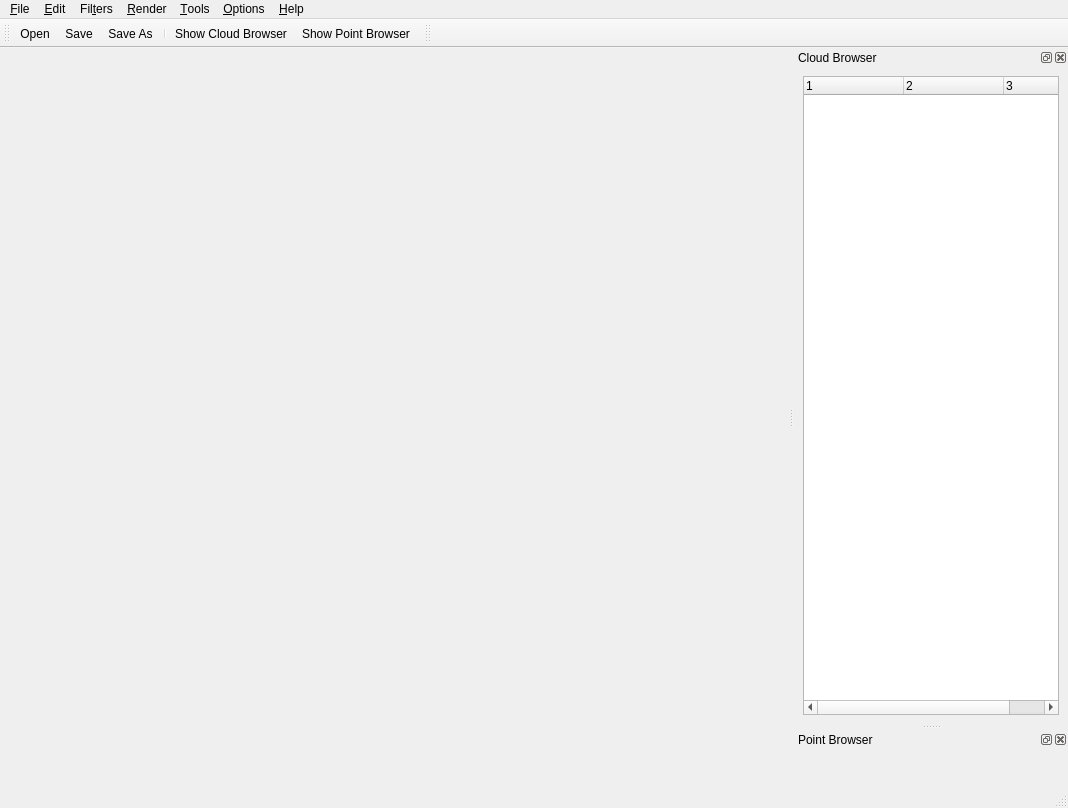
<?xml version="1.0" encoding="UTF-8"?>
<ui version="4.0">
 <class>MainWindow</class>
 <widget class="QMainWindow" name="MainWindow">
  <property name="geometry">
   <rect>
    <x>0</x>
    <y>0</y>
    <width>1068</width>
    <height>808</height>
   </rect>
  </property>
  <property name="windowTitle">
   <string>Registar</string>
  </property>
  <property name="windowIcon">
   <iconset resource="../res/Registar.qrc">
    <normaloff>:/images/bunny.png</normaloff>:/images/bunny.png</iconset>
  </property>
  <widget class="QWidget" name="centralwidget"/>
  <widget class="QMenuBar" name="menubar">
   <property name="geometry">
    <rect>
     <x>0</x>
     <y>0</y>
     <width>1068</width>
     <height>25</height>
    </rect>
   </property>
   <widget class="QMenu" name="fileMenu">
    <property name="title">
     <string>&amp;File</string>
    </property>
    <addaction name="openAction"/>
    <addaction name="saveAction"/>
    <addaction name="saveAsAction"/>
    <addaction name="separator"/>
    <addaction name="exitAction"/>
   </widget>
   <widget class="QMenu" name="editMenu">
    <property name="title">
     <string>&amp;Edit</string>
    </property>
   </widget>
   <widget class="QMenu" name="toolsMenu">
    <property name="title">
     <string>&amp;Tools</string>
    </property>
    <widget class="QMenu" name="globalRegistrationMenu">
     <property name="title">
      <string>Global Registration</string>
     </property>
     <addaction name="diagramAction"/>
     <addaction name="globalRegistrationAction"/>
     <addaction name="tang2014Action"/>
     <addaction name="actionELCH"/>
     <addaction name="actionLiu2014"/>
     <addaction name="actionPulli1999"/>
    </widget>
    <addaction name="pairwiseRegistrationAction"/>
    <addaction name="batchPairwiseRegistrationAction"/>
    <addaction name="globalRegistrationMenu"/>
    <addaction name="confirmRegistrationAction"/>
    <addaction name="forceRigidRegistrationAction"/>
    <addaction name="applyTransformationAction"/>
    <addaction name="depthCameraAction"/>
    <addaction name="virtualScanAction"/>
   </widget>
   <widget class="QMenu" name="optionsMenu">
    <property name="title">
     <string>&amp;Options</string>
    </property>
   </widget>
   <widget class="QMenu" name="helpMenu">
    <property name="title">
     <string>&amp;Help</string>
    </property>
    <addaction name="aboutAction"/>
    <addaction name="aboutQtAction"/>
   </widget>
   <widget class="QMenu" name="menuFilters">
    <property name="title">
     <string>Fil&amp;ters</string>
    </property>
    <widget class="QMenu" name="menuFieldsOperation">
     <property name="title">
      <string>FieldsOperation</string>
     </property>
     <addaction name="normalFieldAction"/>
     <addaction name="colorFieldAction"/>
    </widget>
    <addaction name="euclideanClusterExtractionAction"/>
    <addaction name="voxelGridAction"/>
    <addaction name="movingLeastSquaresAction"/>
    <addaction name="boundaryEstimationAction"/>
    <addaction name="outliersRemovalAction"/>
    <addaction name="removeNaNAction"/>
    <addaction name="hausdorffDistanceAction"/>
    <addaction name="addNoiseAction"/>
    <addaction name="menuFieldsOperation"/>
    <addaction name="separator"/>
    <addaction name="transformationAction"/>
    <addaction name="separator"/>
    <addaction name="generateOutliersAction"/>
    <addaction name="concatenationAction"/>
   </widget>
   <widget class="QMenu" name="renderMenu">
    <property name="title">
     <string>&amp;Render</string>
    </property>
    <widget class="QMenu" name="menu_Color">
     <property name="title">
      <string>&amp;Color</string>
     </property>
     <addaction name="colorNoneAction"/>
     <addaction name="colorOriginalAction"/>
     <addaction name="colorCustomAction"/>
    </widget>
    <addaction name="menu_Color"/>
    <addaction name="drawNormalAction"/>
    <addaction name="separator"/>
    <addaction name="drawAxisAction"/>
    <addaction name="drawOrientationMarkerAction"/>
    <addaction name="separator"/>
    <addaction name="registrationModeAction"/>
    <addaction name="drawBoundaryAction"/>
    <addaction name="separator"/>
    <addaction name="backgroundColorAction"/>
   </widget>
   <addaction name="fileMenu"/>
   <addaction name="editMenu"/>
   <addaction name="menuFilters"/>
   <addaction name="renderMenu"/>
   <addaction name="toolsMenu"/>
   <addaction name="optionsMenu"/>
   <addaction name="helpMenu"/>
  </widget>
  <widget class="QStatusBar" name="statusbar"/>
  <widget class="QToolBar" name="fileToolBar">
   <property name="minimumSize">
    <size>
     <width>0</width>
     <height>0</height>
    </size>
   </property>
   <property name="windowTitle">
    <string>toolBar</string>
   </property>
   <attribute name="toolBarArea">
    <enum>TopToolBarArea</enum>
   </attribute>
   <attribute name="toolBarBreak">
    <bool>false</bool>
   </attribute>
   <addaction name="openAction"/>
   <addaction name="saveAction"/>
   <addaction name="saveAsAction"/>
   <addaction name="separator"/>
   <addaction name="showCloudBrowserAction"/>
   <addaction name="showPointBrowserAction"/>
  </widget>
  <widget class="QDockWidget" name="cloudBrowserDockWidget">
   <property name="windowIcon">
    <iconset resource="../res/Registar.qrc">
     <normaloff>:/images/layers.png</normaloff>:/images/layers.png</iconset>
   </property>
   <property name="windowTitle">
    <string>Cloud Browser</string>
   </property>
   <attribute name="dockWidgetArea">
    <number>2</number>
   </attribute>
   <widget class="QWidget" name="cloudBrowserDockWidgetContents">
    <layout class="QVBoxLayout" name="verticalLayout">
     <item>
      <widget class="CloudBrowser" name="cloudBrowser">
       <property name="selectionMode">
        <enum>QAbstractItemView::ExtendedSelection</enum>
       </property>
       <property name="columnCount">
        <number>3</number>
       </property>
       <column>
        <property name="text">
         <string/>
        </property>
       </column>
       <column>
        <property name="text">
         <string/>
        </property>
       </column>
       <column>
        <property name="text">
         <string/>
        </property>
       </column>
      </widget>
     </item>
    </layout>
   </widget>
  </widget>
  <widget class="QDockWidget" name="pointBrowserDockWidget">
   <property name="windowIcon">
    <iconset resource="../res/Registar.qrc">
     <normaloff>:/images/points.png</normaloff>:/images/points.png</iconset>
   </property>
   <property name="windowTitle">
    <string>Point Browser</string>
   </property>
   <attribute name="dockWidgetArea">
    <number>2</number>
   </attribute>
   <widget class="QWidget" name="pointBrowserDockWidgetContents"/>
  </widget>
  <widget class="QToolBar" name="visualizerBar">
   <property name="windowTitle">
    <string>toolBar</string>
   </property>
   <attribute name="toolBarArea">
    <enum>TopToolBarArea</enum>
   </attribute>
   <attribute name="toolBarBreak">
    <bool>false</bool>
   </attribute>
  </widget>
  <action name="openAction">
   <property name="icon">
    <iconset resource="../res/Registar.qrc">
     <normaloff>:/images/open.png</normaloff>:/images/open.png</iconset>
   </property>
   <property name="text">
    <string>&amp;Open</string>
   </property>
   <property name="statusTip">
    <string>Open an PointCloud file</string>
   </property>
  </action>
  <action name="saveAction">
   <property name="icon">
    <iconset resource="../res/Registar.qrc">
     <normaloff>:/images/save.png</normaloff>:/images/save.png</iconset>
   </property>
   <property name="text">
    <string>&amp;Save</string>
   </property>
   <property name="statusTip">
    <string>Save the PointCloud to original file</string>
   </property>
  </action>
  <action name="saveAsAction">
   <property name="icon">
    <iconset resource="../res/Registar.qrc">
     <normaloff>:/images/saveAs.png</normaloff>:/images/saveAs.png</iconset>
   </property>
   <property name="text">
    <string>Save &amp;As</string>
   </property>
   <property name="statusTip">
    <string>Save the PointCloud to disk as new file</string>
   </property>
  </action>
  <action name="exitAction">
   <property name="text">
    <string>&amp;Exit</string>
   </property>
   <property name="statusTip">
    <string>Exit Registar</string>
   </property>
  </action>
  <action name="aboutAction">
   <property name="icon">
    <iconset resource="../res/Registar.qrc">
     <normaloff>:/images/bunny.png</normaloff>:/images/bunny.png</iconset>
   </property>
   <property name="text">
    <string>&amp;About</string>
   </property>
   <property name="statusTip">
    <string>Show Registar's About box</string>
   </property>
  </action>
  <action name="aboutQtAction">
   <property name="icon">
    <iconset resource="../res/Registar.qrc">
     <normaloff>:/images/qt-logo.png</normaloff>:/images/qt-logo.png</iconset>
   </property>
   <property name="text">
    <string>About &amp;Qt</string>
   </property>
   <property name="statusTip">
    <string>Show the Qt library's About box</string>
   </property>
  </action>
  <action name="voxelGridAction">
   <property name="text">
    <string>Voxel Grid</string>
   </property>
   <property name="statusTip">
    <string>Use voxel grid to resample PointCloud</string>
   </property>
  </action>
  <action name="movingLeastSquaresAction">
   <property name="text">
    <string>Moving Least Squares</string>
   </property>
   <property name="statusTip">
    <string>Use Moving Least Squares to resample PointCloud</string>
   </property>
  </action>
  <action name="showCloudBrowserAction">
   <property name="checkable">
    <bool>true</bool>
   </property>
   <property name="icon">
    <iconset resource="../res/Registar.qrc">
     <normaloff>:/images/layers.png</normaloff>:/images/layers.png</iconset>
   </property>
   <property name="text">
    <string>Show Cloud Browser</string>
   </property>
   <property name="toolTip">
    <string>Show Cloud Browser</string>
   </property>
  </action>
  <action name="showPointBrowserAction">
   <property name="checkable">
    <bool>true</bool>
   </property>
   <property name="icon">
    <iconset resource="../res/Registar.qrc">
     <normaloff>:/images/points.png</normaloff>:/images/points.png</iconset>
   </property>
   <property name="text">
    <string>Show Point Browser</string>
   </property>
  </action>
  <action name="colorNoneAction">
   <property name="checkable">
    <bool>true</bool>
   </property>
   <property name="text">
    <string>&amp;None</string>
   </property>
   <property name="statusTip">
    <string>Render with no color</string>
   </property>
  </action>
  <action name="colorOriginalAction">
   <property name="checkable">
    <bool>true</bool>
   </property>
   <property name="checked">
    <bool>false</bool>
   </property>
   <property name="text">
    <string>&amp;Original</string>
   </property>
   <property name="statusTip">
    <string>Render with original color </string>
   </property>
  </action>
  <action name="colorCustomAction">
   <property name="checkable">
    <bool>true</bool>
   </property>
   <property name="checked">
    <bool>true</bool>
   </property>
   <property name="text">
    <string>&amp;Custom</string>
   </property>
   <property name="statusTip">
    <string>Render foreach custom color </string>
   </property>
  </action>
  <action name="drawNormalAction">
   <property name="checkable">
    <bool>true</bool>
   </property>
   <property name="text">
    <string>Draw &amp;Normal</string>
   </property>
  </action>
  <action name="boundaryEstimationAction">
   <property name="text">
    <string>Boundary Estimation</string>
   </property>
  </action>
  <action name="outliersRemovalAction">
   <property name="text">
    <string>Outliers Removal</string>
   </property>
  </action>
  <action name="pairwiseRegistrationAction">
   <property name="text">
    <string>Pairwise Registration</string>
   </property>
  </action>
  <action name="drawAxisAction">
   <property name="checkable">
    <bool>true</bool>
   </property>
   <property name="text">
    <string>Draw &amp;Axis</string>
   </property>
  </action>
  <action name="drawOrientationMarkerAction">
   <property name="checkable">
    <bool>true</bool>
   </property>
   <property name="text">
    <string>Draw &amp;Orientation Marker</string>
   </property>
  </action>
  <action name="translationAction">
   <property name="text">
    <string>Translation</string>
   </property>
  </action>
  <action name="rotationAction">
   <property name="text">
    <string>Rotation</string>
   </property>
  </action>
  <action name="scaleAction">
   <property name="text">
    <string>Scale</string>
   </property>
  </action>
  <action name="euclideanClusterExtractionAction">
   <property name="text">
    <string>Euclidean Cluster Extraction</string>
   </property>
  </action>
  <action name="normalFieldAction">
   <property name="text">
    <string>Normal Field</string>
   </property>
  </action>
  <action name="concatenationAction">
   <property name="text">
    <string>Concatenation</string>
   </property>
  </action>
  <action name="diagramAction">
   <property name="text">
    <string>Diagram</string>
   </property>
  </action>
  <action name="globalRegistrationAction">
   <property name="text">
    <string>Registration</string>
   </property>
  </action>
  <action name="registrationModeAction">
   <property name="checkable">
    <bool>true</bool>
   </property>
   <property name="text">
    <string>&amp;Registration Mode</string>
   </property>
  </action>
  <action name="drawBoundaryAction">
   <property name="checkable">
    <bool>true</bool>
   </property>
   <property name="text">
    <string>Draw &amp;Boundary</string>
   </property>
  </action>
  <action name="confirmRegistrationAction">
   <property name="text">
    <string>Confirm Registration</string>
   </property>
  </action>
  <action name="forceRigidRegistrationAction">
   <property name="text">
    <string>Force Rigid Registraton</string>
   </property>
  </action>
  <action name="virtualScanAction">
   <property name="text">
    <string>Virtual Scan</string>
   </property>
  </action>
  <action name="depthCameraAction">
   <property name="text">
    <string>Depth Camera</string>
   </property>
  </action>
  <action name="applyTransformationAction">
   <property name="text">
    <string>Apply Transformation</string>
   </property>
  </action>
  <action name="addNoiseAction">
   <property name="text">
    <string>Add Noise</string>
   </property>
  </action>
  <action name="transformationAction">
   <property name="text">
    <string>Transformation</string>
   </property>
  </action>
  <action name="hausdorffDistanceAction">
   <property name="text">
    <string>Hausdorff Distance</string>
   </property>
  </action>
  <action name="tang2014Action">
   <property name="text">
    <string>Tang2014</string>
   </property>
  </action>
  <action name="actionELCH">
   <property name="text">
    <string>ELCH2009</string>
   </property>
  </action>
  <action name="actionLiu2014">
   <property name="text">
    <string>Liu2014</string>
   </property>
  </action>
  <action name="actionPulli1999">
   <property name="text">
    <string>Pulli1999</string>
   </property>
  </action>
  <action name="removeNaNAction">
   <property name="text">
    <string>Remove NaN Points</string>
   </property>
  </action>
  <action name="colorFieldAction">
   <property name="text">
    <string>Color Field</string>
   </property>
  </action>
  <action name="actionCustom_Transformation">
   <property name="text">
    <string>Custom Transformation</string>
   </property>
  </action>
  <action name="generateOutliersAction">
   <property name="text">
    <string>Generate Outliers</string>
   </property>
  </action>
  <action name="backgroundColorAction">
   <property name="text">
    <string>Background Color</string>
   </property>
  </action>
  <action name="batchPairwiseRegistrationAction">
   <property name="text">
    <string>Batch Pairwise Registration</string>
   </property>
  </action>
 </widget>
 <customwidgets>
  <customwidget>
   <class>CloudBrowser</class>
   <extends>QTreeWidget</extends>
   <header>include/cloudbrowser.h</header>
  </customwidget>
 </customwidgets>
 <resources>
  <include location="../res/Registar.qrc"/>
 </resources>
 <connections>
  <connection>
   <sender>exitAction</sender>
   <signal>triggered()</signal>
   <receiver>MainWindow</receiver>
   <slot>close()</slot>
   <hints>
    <hint type="sourcelabel">
     <x>-1</x>
     <y>-1</y>
    </hint>
    <hint type="destinationlabel">
     <x>422</x>
     <y>292</y>
    </hint>
   </hints>
  </connection>
 </connections>
</ui>
